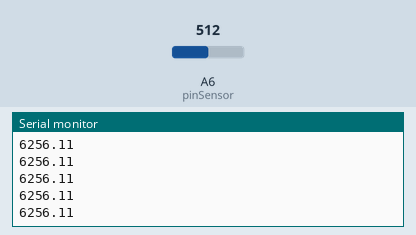
This sketch was run on a simulated Arduino Nano, built with avr-gcc and run on an emulated ATmega328P. Shown: the last lines printed to the serial monitor. The inputs (shaded band) are chosen by the test bench; at power-on: A6 (pinSensor) = 512.

Above: at 1.7 s.
1.8 s: A6 (pinSensor) set to 716
At 2.7 s:
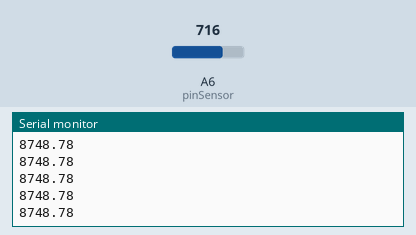
3.3 s: A6 (pinSensor) set to 900
At 3.9 s:
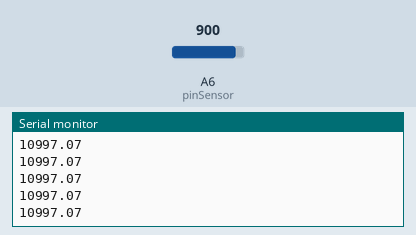
Timing chart, 0 to 6.3 s (numbered marks = the images above; inputs shaded):
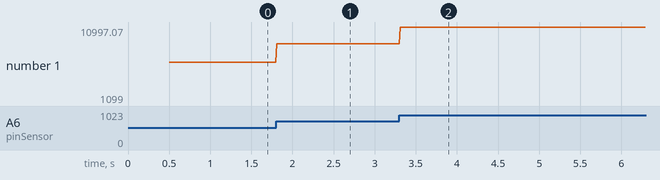

Measured:
- after the input at 1.8 s, the serial monitor: prints a new line at once (image 1)
- after the input at 3.3 s, the serial monitor: prints a new line at once (image 2)
- plotted number 1: 6256.11 → 8748.78 after the input at 1.8 s, 8748.78 → 1099 after the input at 3.3 s

The sketch:

sopla.ino
```cpp
// Definición del pin del sensor
const int pinSensor = A6;

// Intervalo de envío (no bloqueante, sin delay)
const unsigned long intervaloMs = 10;

// --- Parámetros de conversión ADC -> voltaje -> presión diferencial ---
const float VREF    = 5.0;     // voltaje de referencia del ADC (Nano = 5V)
const float ADC_MAX = 1023.0;  // resolución de 10 bits

// Cada sensor: 0.5V=0kPa, 4.5V=100kPa (0.04 V/kPa, offset 0.5V, se cancela al restar)
// Salida diferencial amplificada x10 por el opamp, sin offset adicional:
// V_out = 10 * 0.04 * dP = 0.4 * dP  ->  dP = V_out / 0.4 = 2.5 * V_out
const float PENDIENTE_M = 2.5; // kPa/V
const float OFFSET_B    = 0.0;

unsigned long siguienteMuestra = 0;

void setup() {
  Serial.begin(115200);
  delay(500); // da tiempo a que la app abra el puerto y limpie su búfer

  siguienteMuestra = millis();
}

void loop() {
  unsigned long ahora = millis();

  if ((long)(ahora - siguienteMuestra) >= 0) {
    int valorCrudo   = analogRead(pinSensor);
    float voltaje    = (valorCrudo / ADC_MAX) * VREF;
    float presionKpa = PENDIENTE_M * voltaje + OFFSET_B;
    float presionPa  = presionKpa * 1000.0; // la app (config.py/processing.py) trabaja en Pascales

    Serial.println(presionPa, 2); // una sola línea, un solo número: lo que espera serial_reader.py

    siguienteMuestra += intervaloMs;
  }
}
```
